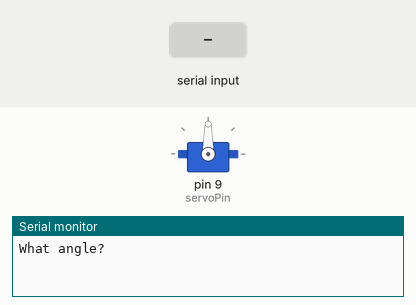
A sketch run on a simulated Arduino Uno, built with avr-gcc and run on an emulated ATmega328P. Shown: servo, the last lines printed to the serial monitor. The inputs (shaded band) are chosen by the test bench.

Above: at 1.2 s.
1.3 s: "30,150\n" received over Serial
At 3.5 s:
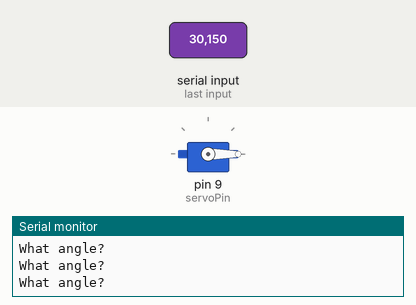
3.8 s: "90,45\n" received over Serial
At 4.6 s:
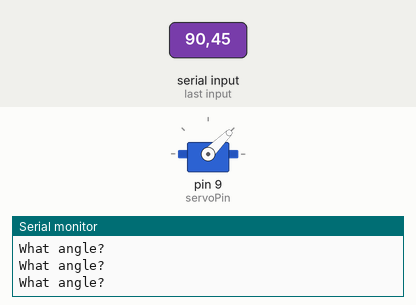
6.3 s: "200\n" received over Serial
At 6.7 s:
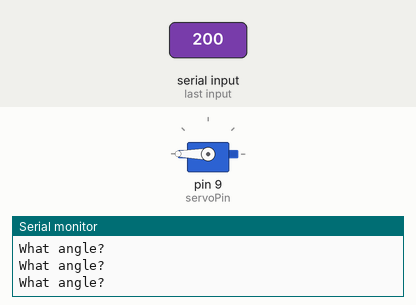
Timing chart, 0 to 9.3 s (numbered marks = the images above; inputs shaded):
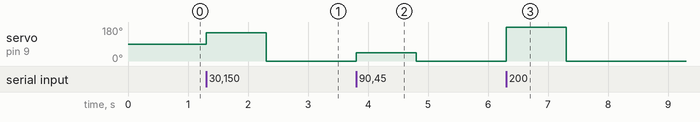

Measured:
- after the input at 1.3 s, servo on pin 9 (servoPin): 90° → 150° at once, → 0° 1.0 s later
- after the input at 3.8 s, servo on pin 9 (servoPin): 0° → 45° at once, → 0° 1.0 s later
- after the input at 6.3 s, servo on pin 9 (servoPin): 0° → 180° at once, → 0° 1.0 s later

The sketch:

30_servo_motor.ino
```cpp
#import<Servo.h>

// pins
int servoPin = 9;

// servo motor
Servo s;
int servoPos = 0;


void setup() {
  // put your setup code here, to run once:
  Serial.begin(9600);
  pinMode(servoPin, OUTPUT);
s.attach(servoPin);
}

void loop() {
  // put your main code here, to run repeatedly:
Serial.println("What angle?");

while(Serial.available() == 0){}

servoPos = Serial.parseInt();
s.write(servoPos);

}
```
